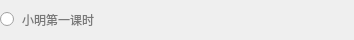
<?xml version="1.0" encoding="UTF-8"?>
<ui version="4.0">
 <class>CoursewareWidget</class>
 <widget class="QWidget" name="CoursewareWidget">
  <property name="geometry">
   <rect>
    <x>0</x>
    <y>0</y>
    <width>354</width>
    <height>40</height>
   </rect>
  </property>
  <property name="windowTitle">
   <string>Form</string>
  </property>
  <layout class="QHBoxLayout" name="horizontalLayout">
   <property name="spacing">
    <number>0</number>
   </property>
   <property name="leftMargin">
    <number>0</number>
   </property>
   <property name="topMargin">
    <number>0</number>
   </property>
   <property name="rightMargin">
    <number>0</number>
   </property>
   <property name="bottomMargin">
    <number>0</number>
   </property>
   <item>
    <widget class="QRadioButton" name="RadioName">
     <property name="styleSheet">
      <string notr="true">QRadioButton
{
	font: 16px &quot;微软雅黑&quot;;
	color: rgb(121, 121, 121);
	spacing:8px;
}
QRadioButton::indicator 
{ 
    width: 20px;
    height: 20px;
	image: url(:/res/room/radioUnChecked.png);
}
</string>
     </property>
     <property name="text">
      <string>小明第一课时</string>
     </property>
     <property name="checkable">
      <bool>false</bool>
     </property>
    </widget>
   </item>
   <item>
    <widget class="QLabel" name="LabelLoading">
     <property name="minimumSize">
      <size>
       <width>24</width>
       <height>24</height>
      </size>
     </property>
     <property name="maximumSize">
      <size>
       <width>24</width>
       <height>24</height>
      </size>
     </property>
     <property name="text">
      <string/>
     </property>
    </widget>
   </item>
  </layout>
 </widget>
 <resources/>
 <connections/>
</ui>
